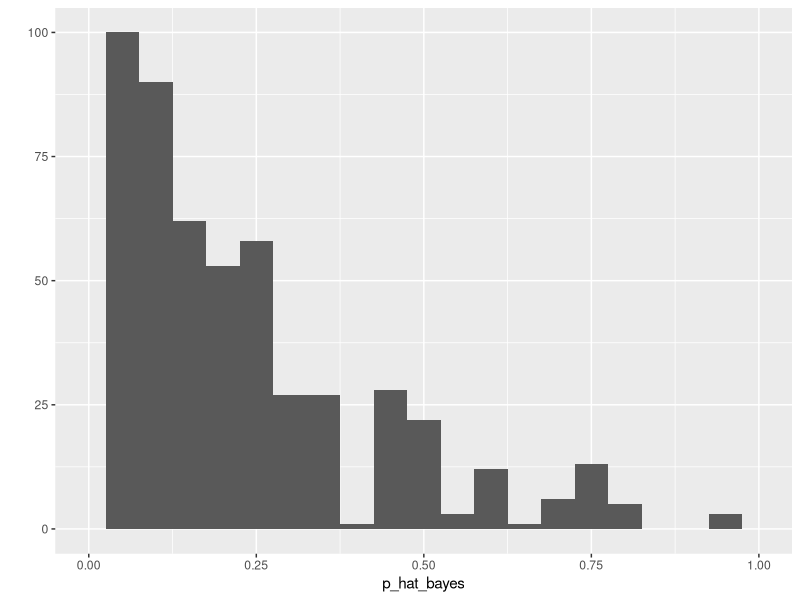
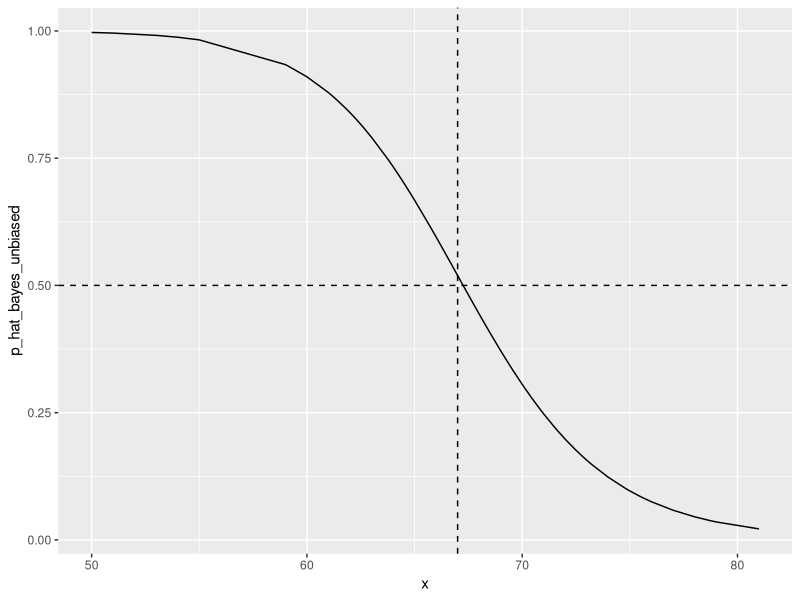

Generate these figures, in order, with R:
library(dslabs)
library(caret)
library(tidyverse)


data("heights")
glimpse(heights)

# heights <- mutate_if(heights, is.character, as.factor)
# glimpse(heights)

y <- heights$height
set.seed(2)
test_index <- createDataPartition(y, times = 1, p = 0.5, list = FALSE)
train_set <- heights %>% slice(-test_index)
test_set <- heights %>% slice(test_index)

# Estimating averages and standard deviations
params <- train_set %>%
  group_by(sex) %>%
  summarize(avg = mean(height), sd = sd(height))
params

# Estimating the prevalence
prevalence <- train_set %>% 
      summarize(prevalence=mean(sex=="Female")) %>% 
      pull(prevalence)

prevalence

# Getting an actual rule
x <- test_set$height
f0 <- dnorm(x, params$avg[2], params$sd[2])
f1 <- dnorm(x, params$avg[1], params$sd[1])
p_hat_bayes <- f1*prevalence / (f1*prevalence + f0*(1 - prevalence))


?qplot
p_hat_bayes
#x_range <- seq(from = 0.1, to = 1, length.out = 10)

qplot(p_hat_bayes,
      geom="histogram",
      binwidth = 0.05,
      xlim=c(0.0,1.0)
)

# library(ggplot2)
# p_hat_bayes_df<- as.data.frame(p_hat_bayes, stringsAsFactors=FALSE)
# glimpse(p_hat_bayes_df)
p_hat_bayes



# Computing sensitivity
y_hat_bayes <- ifelse(p_hat_bayes > 0.5, "Female", "Male")
sensitivity(data = factor(y_hat_bayes), reference = factor(test_set$sex))

# Computing specificity
specificity(data = factor(y_hat_bayes), reference = factor(test_set$sex))

# Changing the cutoff of the decision rule
p_hat_bayes_unbiased <- f1 * 0.5 / (f1 * 0.5 + f0 * (1 - 0.5))
y_hat_bayes_unbiased <- ifelse(p_hat_bayes_unbiased > 0.5, "Female", "Male")
sensitivity(data = factor(y_hat_bayes_unbiased), reference = factor(test_set$sex))
specificity(data = factor(y_hat_bayes_unbiased), reference = factor(test_set$sex))

# Draw plot
qplot(x, p_hat_bayes_unbiased, geom = "line") +
  geom_hline(yintercept = 0.5, lty = 2) +
  geom_vline(xintercept = 67, lty = 2)
